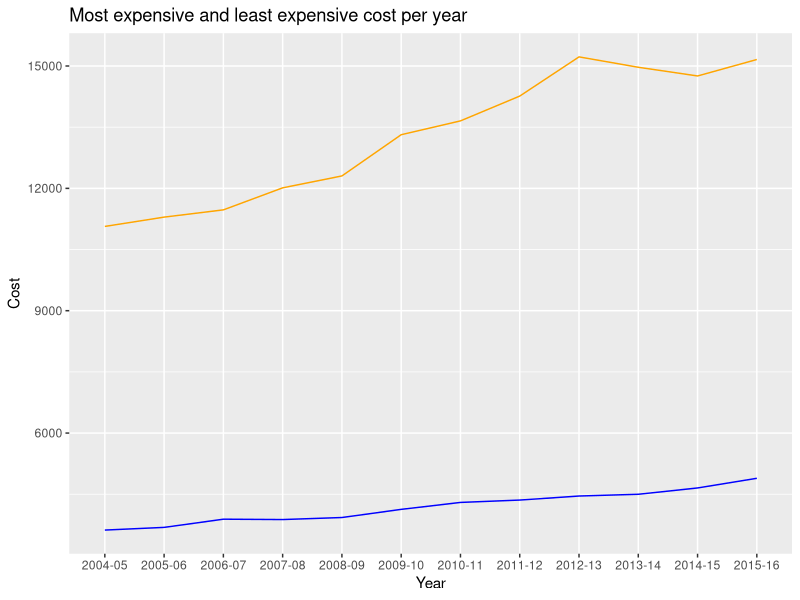

Write R code to recreate this figure.
## ---- chunk 1
knitr::opts_chunk$set(echo = TRUE)
library(tidyverse)
## ---- chunk 2
df <- read_csv("us_avg_tuition.csv")

df <-df%>%
  gather(key=Year, value=Cost, starts_with("20")) %>%
  arrange(State) 

df$Cost <- parse_number(df$Cost)
head(df)
## ---- chunk 3
mattdf <- df %>%group_by(Year) %>%
  summarize(Cheapest = min(Cost), Expensive = max(Cost))

ggplot(mattdf) +
  geom_line(aes(x=Year, y=Cheapest, group=1), color="blue") +
  geom_line(aes(x=Year, y=Expensive, group=1), color="orange") + 
  labs(y="Cost", title="Most expensive and least expensive cost per year") +
  scale_color_manual(values=c("Least Expensive", "Most Expensive"))
